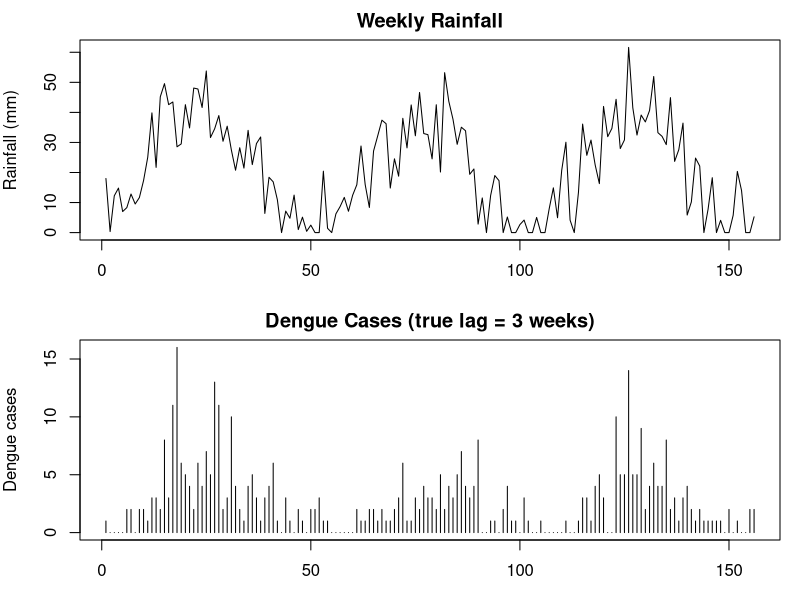

Write R code to recreate this figure. (Note: this script raises an error after producing the figure.)
# simulate_dengue_rainfall.R
#
# Simulate weekly rainfall and dengue cases with a true lag
# suitable for cross-correlation analysis and modelling.
#
# - Time: 3 years of weekly data (156 weeks)
# - Rainfall: seasonal + random variation
# - Dengue cases: NegBin with log-mean depending on lagged rainfall
# - True lag: 3 weeks (adjustable via true_lag)
#
# Output: data.frame with columns:
#   year, week, t (week index), rainfall_mm, dengue_cases
#
# Write to CSV at the end.

library(here)

set.seed(20251004)

## ---------------------------
## Parameters (tweak as needed)
## ---------------------------
n_years   <- 3
weeks_per <- 52
n_weeks   <- n_years * weeks_per

true_lag  <- 3        # weeks: biologically plausible rainfall -> mosquito -> dengue
beta0     <- -0.2     # intercept on log-scale
beta1     <- 0.045    # effect of lagged rainfall on log mean cases
theta     <- 12       # NegBin size (higher = less overdispersion)

# Seasonal rainfall parameters
rain_base <- 20       # baseline mm/week
rain_amp  <- 18       # amplitude of seasonal cycle
rain_sd   <- 10       # random weekly noise (mm)

## ---------------------------
## Construct weekly time index
## ---------------------------
t     <- seq_len(n_weeks)
week  <- (t - 1) %% weeks_per + 1
year0 <- 2022
year  <- year0 + (t - 1) %/% weeks_per

## ---------------------------
## Simulate rainfall (mm/week)
## ---------------------------
# Smooth annual cycle + noise; ensure non-negative
rain_seasonal <- rain_base +
  rain_amp * sin(2 * pi * (t - 10) / weeks_per)  # peak around mid-year
rain_noise    <- rnorm(n_weeks, mean = 0, sd = rain_sd)

rainfall_mm   <- pmax(rain_seasonal + rain_noise, 0)

## ---------------------------
## Build lagged rainfall driver
## ---------------------------
# Use a single discrete lag (true_lag). For t <= true_lag, set driver small.
rain_lagged <- c(rep(0, true_lag), rainfall_mm[1:(n_weeks - true_lag)])

## ---------------------------
## Generate dengue cases
## ---------------------------
# Mean cases via log-link:
#   log(mu_t) = beta0 + beta1 * rain_lagged_t
mu <- exp(beta0 + beta1 * rain_lagged)

# Negative binomial draws with mean mu and size theta
# Parameterisation: variance = mu + mu^2/theta
dengue_cases <- rnbinom(n_weeks, size = theta, mu = mu)

## ---------------------------
## Bundle into a data frame
## ---------------------------
dengue_df <- data.frame(
  year         = year,
  week         = week,
  t            = t,
  rainfall_mm  = round(rainfall_mm, 1),
  dengue_cases = dengue_cases
)

## ---------------------------
## (Optional) quick sanity plots
## ---------------------------
# Uncomment to eyeball the series
oldpar <- par(mfrow = c(2,1), mar = c(3,4,2,1))
plot(t, rainfall_mm, type = "l", xlab = "Week", ylab = "Rainfall (mm)",
     main = "Weekly Rainfall")
plot(t, dengue_cases, type = "h", xlab = "Week", ylab = "Dengue cases",
     main = paste0("Dengue Cases (true lag = ", true_lag, " weeks)"))
par(oldpar)

## ---------------------------
## Write to CSV
## ---------------------------
write.csv(
  dengue_df,
  file = here("R_ignore", "non_package_data", "rainfall_dengue.csv"),
  row.names = FALSE
)

